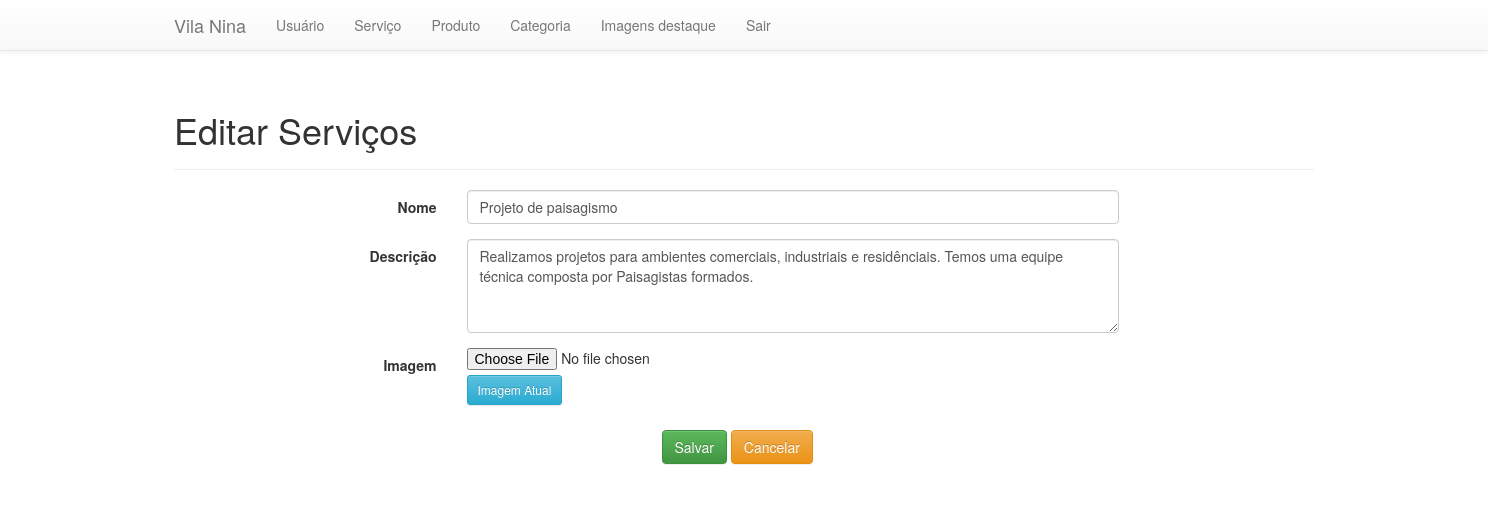
The app's page /administrador/admin/tela-inicial.php?link=11&Id=1 (signed in) with its own data.
### tables this page shows
CREATE TABLE `servico` (
  `Id_servico` int(11) NOT NULL,
  `Nome` varchar(100) NOT NULL,
  `descricao` varchar(300) NOT NULL,
  `Imagem_serv` varchar(220) NOT NULL
);

### administrador/edita/edita-serv.php (the view, shortened to what this page needs)
<?php
$Id = $_GET['Id'];
$sqledtserv = "SELECT * FROM servico WHERE Id_servico = '$Id' LIMIT 1";
$result = mysqli_query($conn,$sqledtserv);
$resultado = mysqli_fetch_assoc($result);
$foto = $resultado['Imagem_serv'];
?>
<div class="container theme-showcase" role="main">
  <div class="page-header">
    <h1>Editar Serviços</h1>
  </div>
  <div class="row">
    <div class="col-md-12">
      <form class="form-horizontal" method="POST" action="../processa/proc-edt-serv.php" enctype="multipart/form-data">
        <div class="form-group">
          <label for="nome" class="col-sm-3 control-label">Nome</label>
          <div class="col-sm-7">
            <input type="text" class="form-control" name="nome" value="<?php echo $resultado['Nome']; ?>" required autofocus>
          </div>
        </div>
        <div class="form-group">
          <label for="descricao" class="col-sm-3 control-label">Descrição</label>
          <div class="col-sm-7">
            <textarea class="form-control" rows="4" name="descricao" required><?php echo $resultado['descricao']; ?></textarea>
          </div>
        </div>
        <div class="form-group">
          <label for="imagem" class="col-sm-3 control-label">Imagem</label>
          <div class="col-sm-3">
            <input type="file" name="imagem">
            <p class="help-block"><?php
            if ($foto == "0") {
              echo "O serviço não possui imagem.";
            } else {?>
            <a type="button" class="btn btn-info btn-sm" target="_new" href="<?php echo "../img/servico/$foto";?>">Imagem Atual</a>
            <?php } ?>
          </p>
        </div>
      </div>
      <div class="form-group">
        <div class="col-sm-offset-5 col-sm-10">
          <button type="submit" class="btn btn-success">Salvar</button>
          <a type="button" class="btn btn-warning" href="../admin/tela-inicial.php?link=3">Cancelar</a>
        </div>
      </div>
    </form>
  </div>
</div>
</div>

### administrador/css/theme.css (style rules this page uses)
body { padding-top: 70px; padding-bottom: 30px; }

### records on screen
servico: nome "Projeto de paisagismo", descricao "Realizamos projetos para ambientes comerciais, industriais e residênciais. Temos uma equipe técnica composta por Paisagistas formados."
